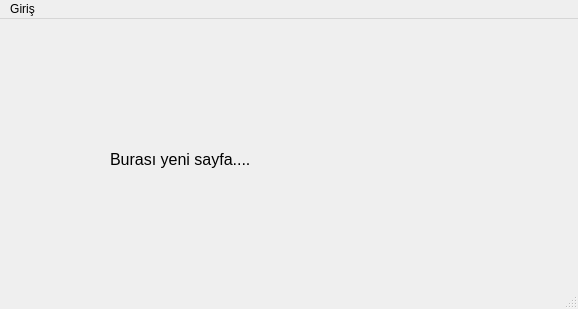
<?xml version="1.0" encoding="UTF-8"?>
<ui version="4.0">
 <class>anaSayfa</class>
 <widget class="QMainWindow" name="anaSayfa">
  <property name="geometry">
   <rect>
    <x>0</x>
    <y>0</y>
    <width>578</width>
    <height>309</height>
   </rect>
  </property>
  <property name="windowTitle">
   <string>Ana Sayfa</string>
  </property>
  <widget class="QWidget" name="centralwidget">
   <widget class="QLabel" name="label">
    <property name="geometry">
     <rect>
      <x>110</x>
      <y>80</y>
      <width>341</width>
      <height>121</height>
     </rect>
    </property>
    <property name="font">
     <font>
      <pointsize>12</pointsize>
     </font>
    </property>
    <property name="text">
     <string>Burası yeni sayfa....</string>
    </property>
   </widget>
  </widget>
  <widget class="QMenuBar" name="menubar">
   <property name="geometry">
    <rect>
     <x>0</x>
     <y>0</y>
     <width>578</width>
     <height>26</height>
    </rect>
   </property>
   <widget class="QMenu" name="menuGiri">
    <property name="title">
     <string>Giriş</string>
    </property>
    <addaction name="menuGoster"/>
   </widget>
   <addaction name="menuGiri"/>
  </widget>
  <widget class="QStatusBar" name="statusbar"/>
  <action name="menuGoster">
   <property name="text">
    <string>Göster</string>
   </property>
  </action>
 </widget>
 <resources/>
 <connections/>
</ui>
